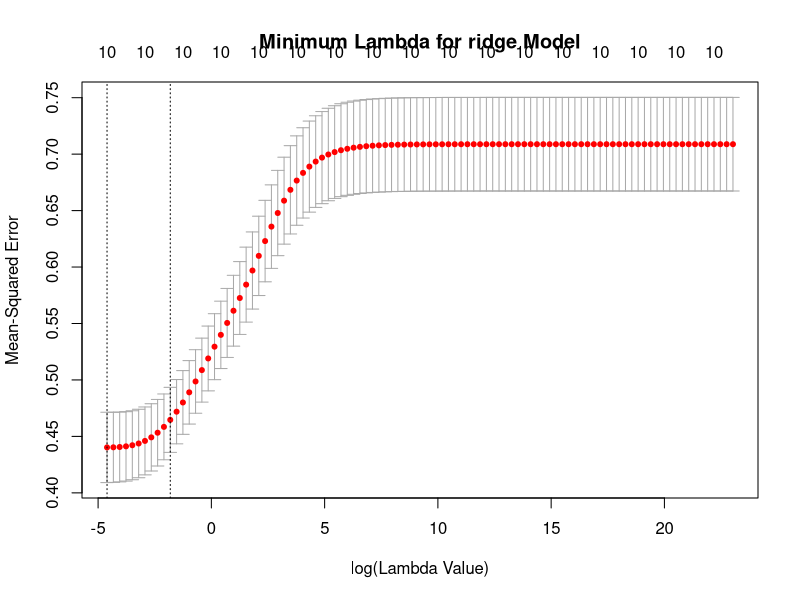

Write the R code that produced this figure.
library(glmnet)

##################
# ridge for Black
##################


# Setting Seed for Reproducibility
set.seed(1)

scaled_data <- read.csv('../../data/scaled-predictors.csv')
scaled_data <- na.omit(scaled_data)

#data for blacks
test_data = as.matrix(scaled_data[,-c(1,2,3,ncol(scaled_data))])

# Loading tests of predictor subset and obervation subset
r = ncol(test_data)

train <- sample(1:length(test_data[,1]), 400)

train_set <- test_data[train,]
test_set <- test_data[-train,]

x_train <- as.matrix(train_set[,-r])
y_train <- as.matrix(train_set[,r])

x_test <- as.matrix(test_set[,-r])
y_test <- as.matrix(test_set[,r])

lamb <- 10^seq(10, -2, length = 100)

# Preforming k = 10 Cross Variance
cv_ridge <- cv.glmnet(as.matrix(x_train), y_train, alpha = 0, intercept = FALSE,
                      standardize = FALSE, lambda = lamb)

# Minimum Lambda
ridge_lambda_min <- cv_ridge$lambda.min

# Saved ridge CV plot

plot(cv_ridge, main = "Minimum Lambda for ridge Model", xlab = "log(Lambda Value)")

# Use Cross Validated lambda value on the test sets to test MSE
y_hat <- predict(cv_ridge, as.matrix(x_test), s = ridge_lambda_min)
R_squared <- (y_test - y_hat)^2
ridge_mse <- sum(R_squared)/length(R_squared)

# Fitting on all Standardized Data Set Predictors
ridge_model <- glmnet(as.matrix(test_data[,-ncol(test_data)]), as.matrix(test_data[,ncol(test_data)]), standardize = FALSE,
                      intercept = FALSE, lambda = ridge_lambda_min, alpha = 0)

coefs = ridge_model$beta

x_vals = test_data[,-ncol(test_data)]
y_vals = test_data[,ncol(test_data)]


# Largest Residuals
fitted_vals = apply(x_vals, 1, function(x) sum(x * coefs))
resid = (fitted_vals - y_vals)

ridge_black = cbind(scaled_data, resid)
ridge_black = ridge_black[order(ridge_black$resid, decreasing = TRUE),]

write.csv(ridge_black, "../../data/ranked-ridge-black.csv")


